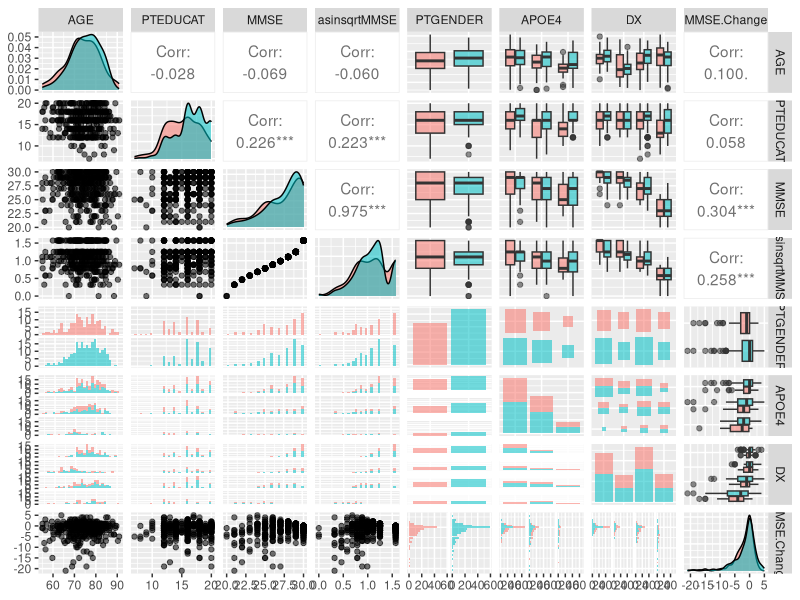
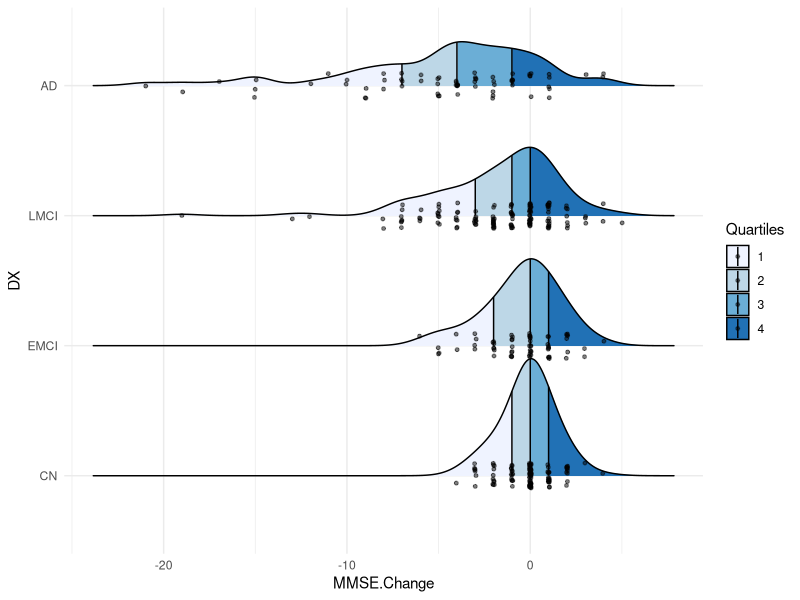
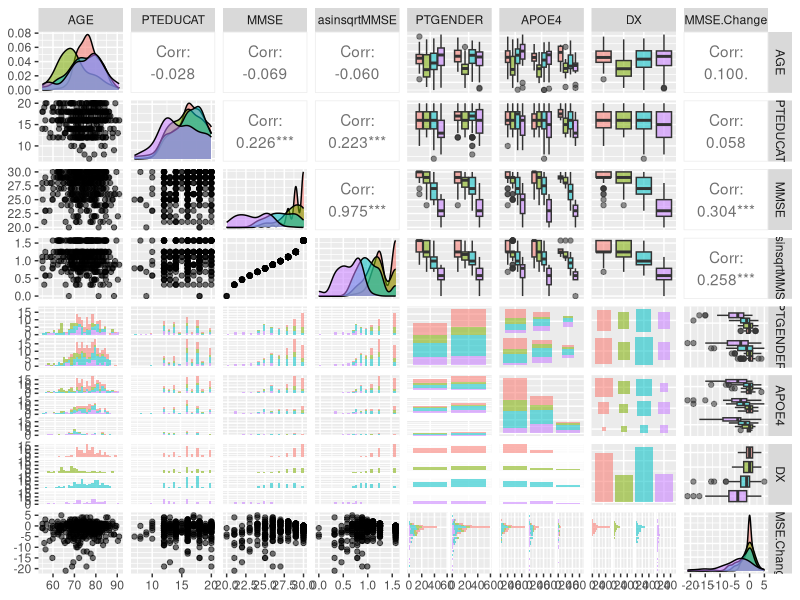
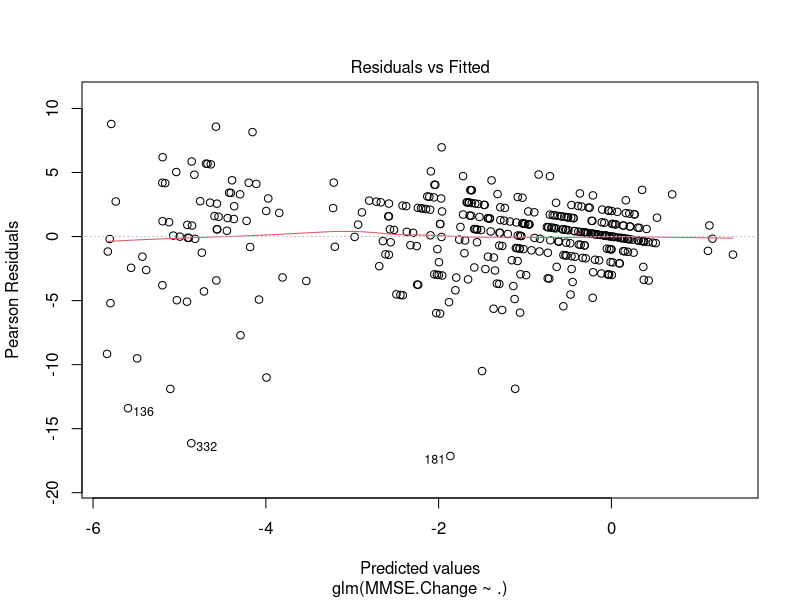
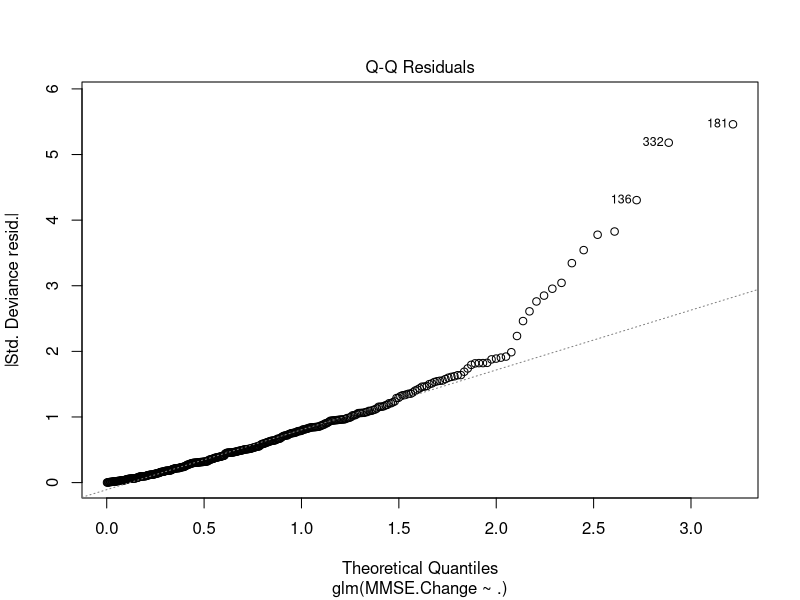
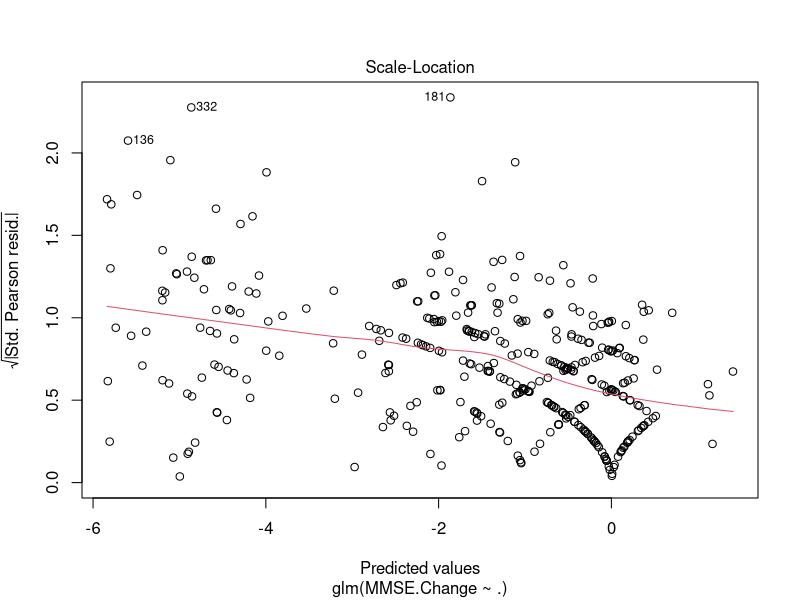
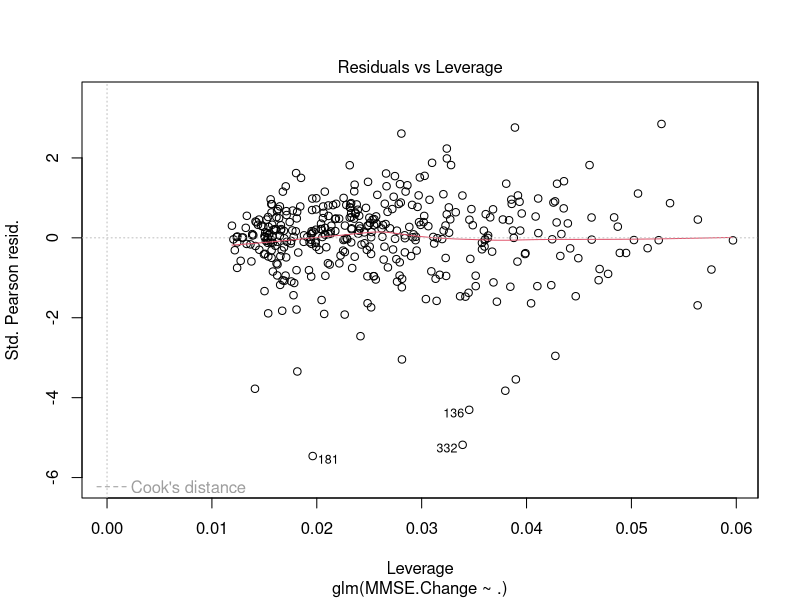
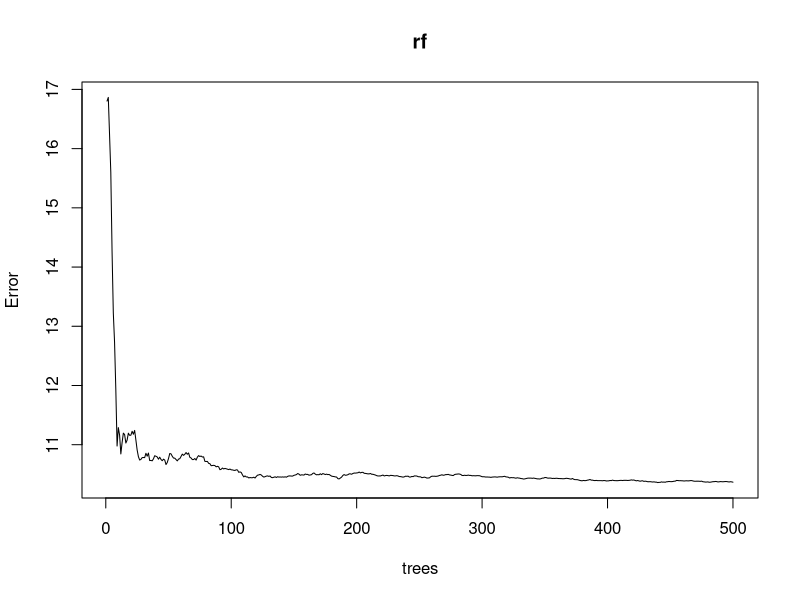

Reproduce these figures in R, in order.
## ---- chunk 1
library(GGally)
library(ggpubr)
library(readxl)
library(randomForest)
library(caret)
library(cowplot)
library(tidyverse)
library(ggridges)
library(boot)

minmax <- function(x){
  return( (x - min(x))/(max(x) - min(x))  )
}

set.seed(3141526)
## ---- chunk 2
# Read in file
df <- read_xlsx('./data/AD.training.xlsx')

# Transform datatypes
df <- df %>% transform(
  PTID = factor(PTID),
  DX = factor(DX.bl, levels = c("CN", "EMCI", "LMCI", "AD")),
  PTGENDER = factor(PTGENDER),
  APOE4 = factor(APOE4)
) %>% select(AGE, PTEDUCAT, MMSE, PTGENDER, APOE4, DX, everything(), -DX.bl)

# Summary
df %>% head()
df %>% str()
df %>% summary()

any(is.na(df))
df[!complete.cases(df),]

## ---- chunk 3
df %>% 
  mutate(asinsqrtMMSE = asin(sqrt(minmax(MMSE)))  ) %>%
  select(AGE, PTEDUCAT, MMSE, asinsqrtMMSE, everything(), MMSE.Change, -RID, -PTID, -EXAMDATE) %>% # removing factors with too many levels or irrelevant features
  ggpairs(aes(fill = PTGENDER, alpha = 0.7), progress = FALSE)

## ---- chunk 4
# https://www.datanovia.com/en/blog/elegant-visualization-of-density-distribution-in-r-using-ridgeline/
df %>%
  ggplot(aes(x = `MMSE.Change`, y = DX, group = DX, fill = factor(stat(quantile)))) + 
  stat_density_ridges(
    geom = "density_ridges_gradient",
    calc_ecdf = TRUE,
    quantiles = 4,
    quantile_lines = TRUE, 
    jittered_points = TRUE,
    scale = 0.9,
    position = position_points_jitter(width = 0.05, height = 0.1),
    point_size = 1, point_alpha = 0.5, alpha = 0.7) + 
  theme_minimal() +
  scale_fill_brewer(name = 'Quartiles')
## ---- chunk 5
df %>% 
  mutate(asinsqrtMMSE = asin(sqrt(minmax(MMSE)))  ) %>%
  select(AGE, PTEDUCAT, MMSE, asinsqrtMMSE, everything(), MMSE.Change, -RID, -PTID, -EXAMDATE) %>% # removing factors with too many levels or irrelevant features
  ggpairs(aes(fill = DX, alpha = 0.7), progress = FALSE)

## ---- chunk 6
# Subset to only useful features
df_clean <- df %>% select(-RID, -PTID, -EXAMDATE)
df_clean %>% head()
## ---- chunk 7
gauss <- glm(`MMSE.Change` ~ ., data = df_clean, family = gaussian())
summary(gauss)

plot(gauss)
## ---- chunk 8
rf <- randomForest(`MMSE.Change` ~ ., data = df_clean, ntrees = 500, importance = TRUE, type = 'regression')
y_pred <- predict(rf)

rf
plot(rf)
importance(rf)
varImpPlot(rf)
## ---- chunk 9
#https://www.statmethods.net/advstats/bootstrapping.html
bs <- function(formula, data, indices) {
  d <- data[indices,] # allows boot to select sample
  fit <- glm(formula, data=d, family = gaussian())
  return(coef(fit))
}

results <- boot(data = df_clean, statistic=bs, formula = `MMSE.Change` ~ ., R = 1000)

results
plot(results)
plot(results, index = 10)

boot.ci(results, index = 10)
## ---- chunk 10
sessionInfo()
